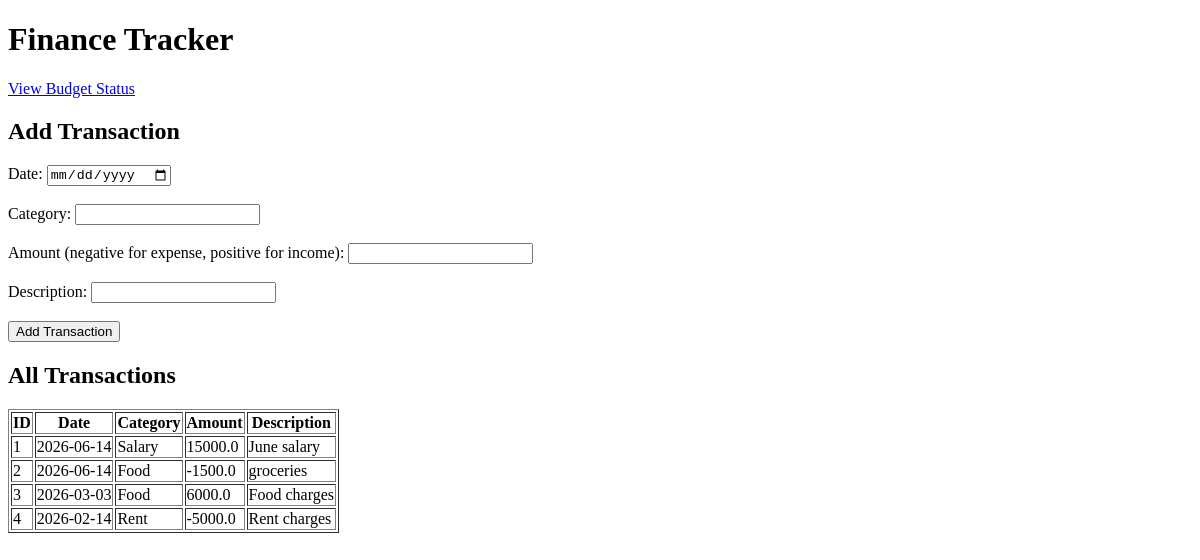
The app's page /, older data.
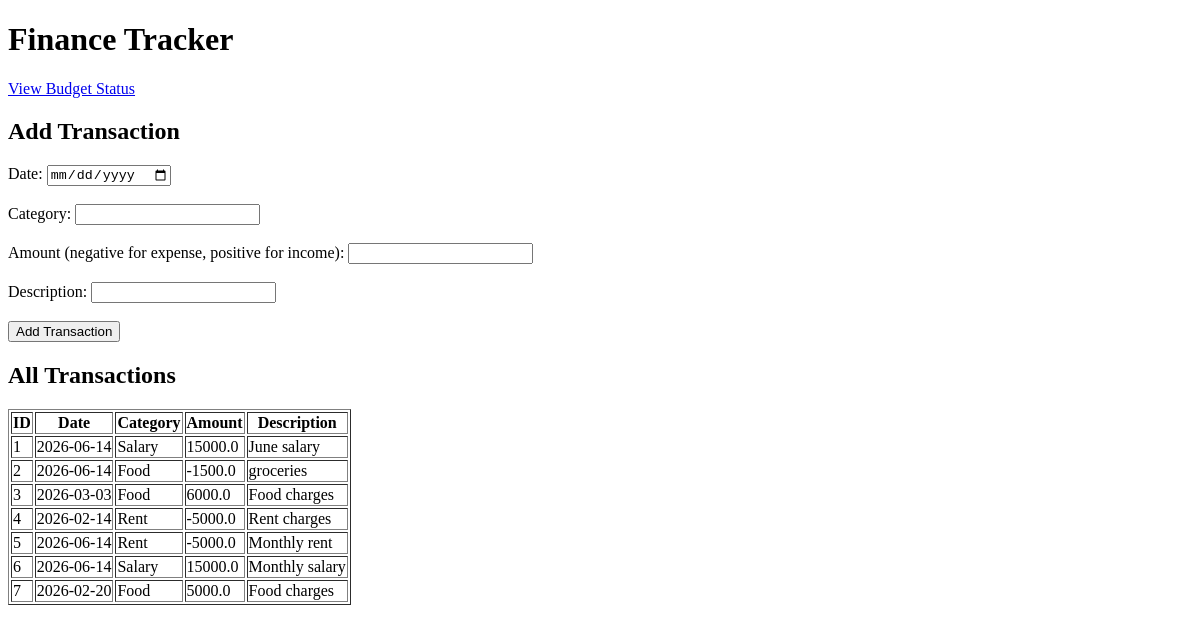
The same page, newer data.
### tables this page shows
CREATE TABLE transactions (
            id INTEGER PRIMARY KEY AUTOINCREMENT,
            date TEXT,
            category TEXT,
            amount REAL,
            description TEXT
        );

### app.py (the view)
@app.route('/')
def home():
    transactions = database.get_all_transactions()
    return render_template('index.html', transactions=transactions)

### database.py (called while the page is built)
def get_all_transactions():
    conn = sqlite3.connect(DB_NAME)
    cursor = conn.cursor()
    cursor.execute("SELECT * FROM transactions")
    rows = cursor.fetchall()
    conn.close()
    return rows

### templates/index.html (shortened to what this page needs)
<!DOCTYPE html>
<html>
<head>
</head>
<body>
    <h1>Finance Tracker</h1>
    <a href="/budget">View Budget Status</a>
    <h2>Add Transaction</h2>
<form action="/add" method="POST">
    <label>Date:</label>
    <input type="date" name="date" required><br><br>
    <label>Category:</label>
    <input type="text" name="category" required><br><br>
    <label>Amount (negative for expense, positive for income):</label>
    <input type="number" step="0.01" name="amount" required><br><br>
    <label>Description:</label>
    <input type="text" name="description"><br><br>
    <button type="submit">Add Transaction</button>
</form>
    <h2>All Transactions</h2>
    <table border="1">
        <tr>
            <th>ID</th>
            <th>Date</th>
            <th>Category</th>
            <th>Amount</th>
            <th>Description</th>
        </tr>
        {% for t in transactions %}
        <tr>
            <td>{{ t[0] }}</td>
            <td>{{ t[1] }}</td>
            <td>{{ t[2] }}</td>
            <td>{{ t[3] }}</td>
            <td>{{ t[4] }}</td>
        </tr>
        {% endfor %}
    </table>
</body>
</html>

Row changes from the older to the newer data that the page shows:
added transactions: id "5", date "2026-06-14", category "Rent", amount "-5000.0", description "Monthly rent"
added transactions: id "6", date "2026-06-14", category "Salary", amount "15000.0", description "Monthly salary"
added transactions: id "7", date "2026-02-20", category "Food", amount "5000.0", description "Food charges"
